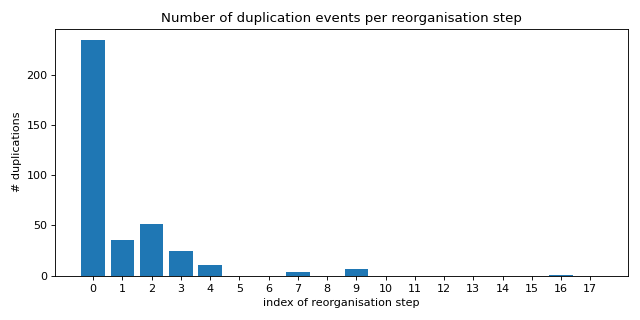

Here is the Python script that generated this plot:
from matplotlib import pyplot as plt
from matplotlib.pyplot import figure

if __name__ == '__main__':
    dupcounts = [234, 36, 51, 25, 11, 0, 0, 4, 0, 7, 0, 0, 0, 0, 0, 0, 1, 0]

    figure(figsize=(8, 4), dpi=80)

    plt.ylabel("# duplications")
    plt.xlabel("index of reorganisation step")
    plt.xticks(range(len(dupcounts)))
    plt.bar(range(len(dupcounts)), dupcounts)

    plt.title("Number of duplication events per reorganisation step")
    plt.tight_layout()
    plt.savefig("dupcounts")
    plt.show()